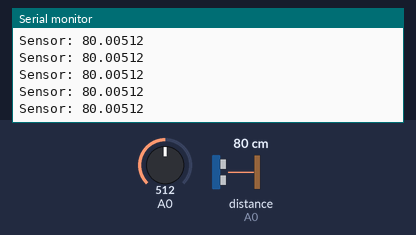
Simulated run of this sketch. Board: Arduino Uno, built with avr-gcc and run on an emulated ATmega328P. On the bench: the last lines printed to the serial monitor. The inputs (shaded band) are chosen by the test bench; at power-on: distance to the obstacle (sensor on A0) 80 cm, A0 = 512.

Above: at 1.2 s.
1.3 s: distance to the obstacle (sensor on A0) set to 2 cm
At 2.1 s:
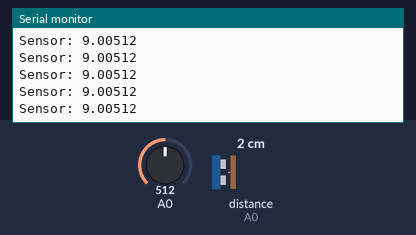
2.8 s: distance to the obstacle (sensor on A0) set to 120 cm
At 3.7 s:
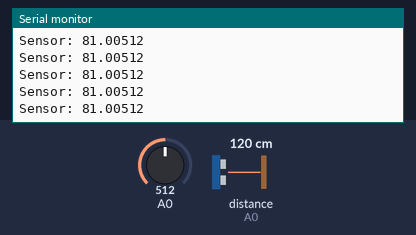
5.8 s: A0 set to 716
At 6.5 s:
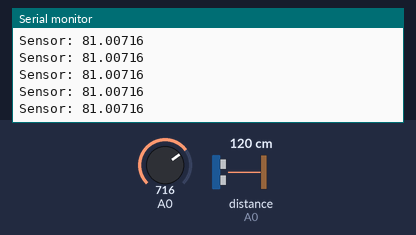
7.3 s: A0 set to 900
At 8.3 s:
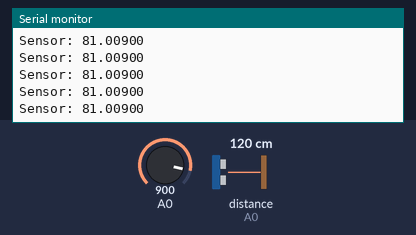
Timing chart, 0 to 9.8 s (numbered marks = the images above; inputs shaded):
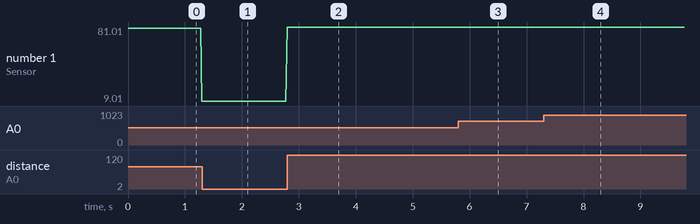

Measured:
- after the input at 1.3 s, the serial monitor: prints a new line at once (image 1)
- after the input at 2.8 s, the serial monitor: prints a new line at once (image 2)
- after the input at 5.8 s, the serial monitor: prints a new line at once (image 3)
- after the input at 7.3 s, the serial monitor: prints a new line at once (image 4)
- plotted number 1: 9.01 → 81.01 after the input at 1.3 s, 81.01 → 81.01 after the input at 2.8 s, 81.01 → 81.01 after the input at 5.8 s

The sketch:

Sensortest.ino
```cpp
#include <SharpIR.h>

#include "DualVNH5019MotorShield.h"
DualVNH5019MotorShield md;
SharpIR sensor(A0,1080);
int val = 0;

void setup() {
  // put your setup code here, to run once:
  Serial.begin(115200);
  md.init();
}

void loop() {
  // put your main code here, to run repeatedly:
  val = analogRead(A0);
  Serial.println(val);
  printSensor();
}

float sensorDistance(){
  return sensor.distance();
  return sensor.median_Voltage_Sampling();
}

float sensorVoltage(){
  return sensor.median_Voltage_Sampling();
}

void printSensor(){
  Serial.print("Sensor: ");Serial.print(sensorDistance());
  //Serial.print("Sensor Voltage: ");Serial.println(sensorVoltage());
}
```
